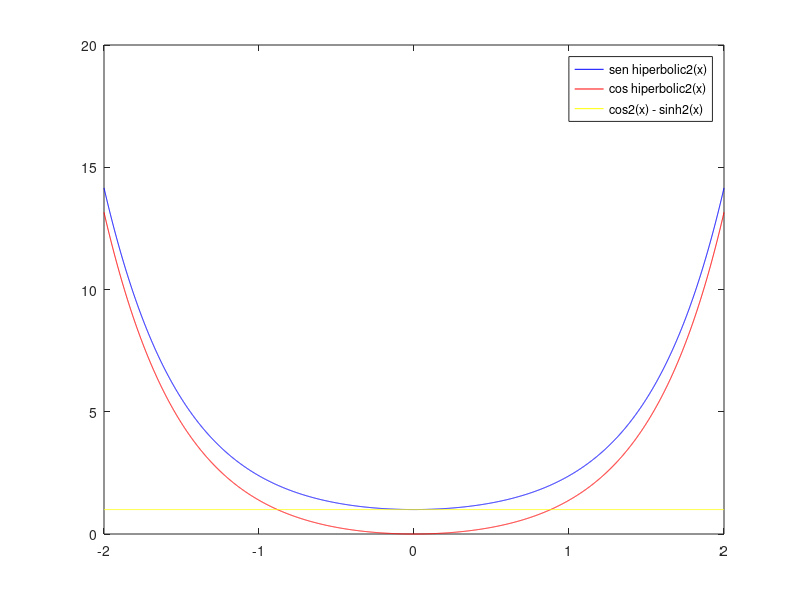

Reproduce this figure in MATLAB.

h = 0.001;

x = -2:h:2; 

y_cosh = (cosh(x)) .^ 2;
y_senh = (sinh(x)) .^ 2;
dif = y_cosh - y_senh;

figure
plot(x, y_cosh, 'b');

hold on;

plot(x, y_senh, 'r');
plot(x, dif, 'y');

legend('sen hiperbolic2(x)', 'cos hiperbolic2(x)', 'cos2(x) - sinh2(x)')

hold off;

